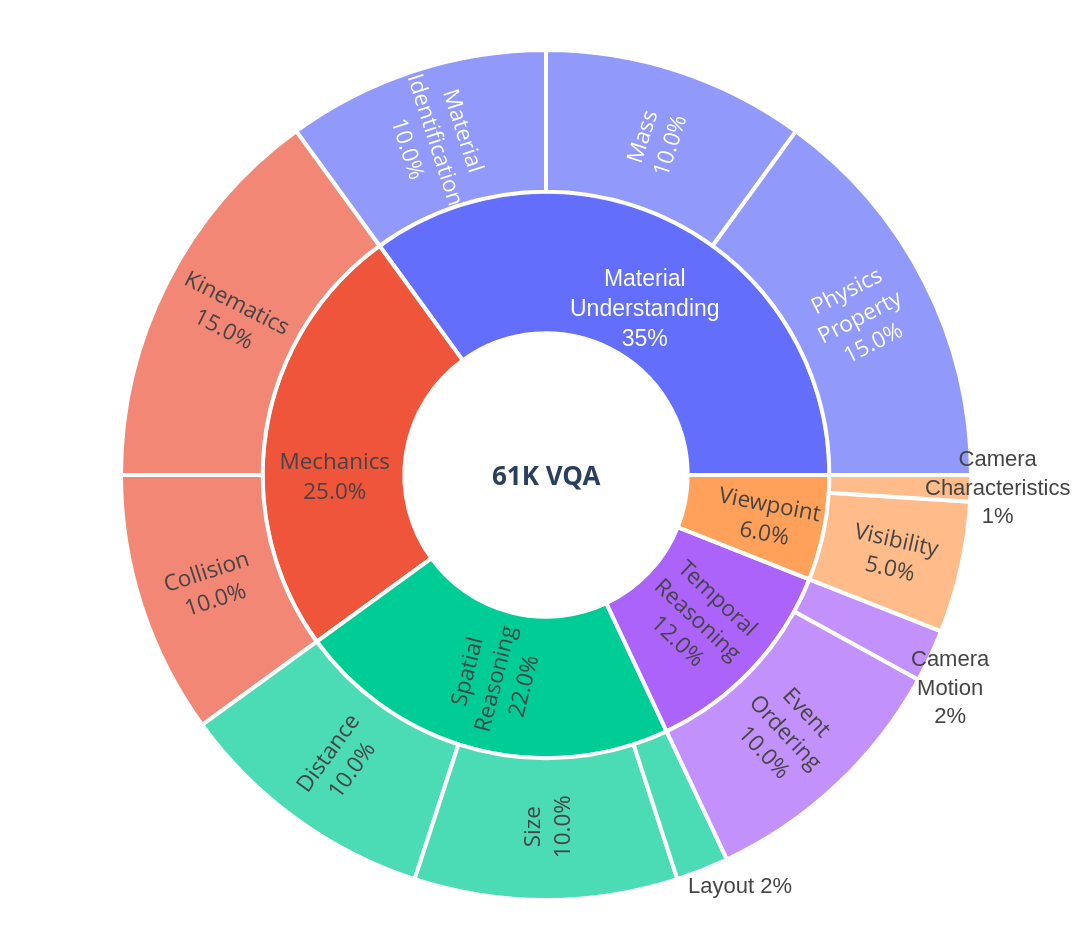

Here is the notebook cell this chart was saved with:
### Code cell
import json
import plotly.graph_objects as go

PATH_BAL_SUB = "/data0/sebastian.cavada/compositional-physics/tiny_vqa_deterministic/answering_questions/balancing_sub_categories.json"
PATH_DATA = "/data0/sebastian.cavada/compositional-physics/tiny_vqa_deterministic/simple_vqa.json"

CENTER_TEXT = "<b>61K VQA</b>"
PERCENT_MODE = "entry"  # or "parent"

# Label mappings
mapping_sub = {
    "visibility": "Visibility",
    "material_identification": "Material<br>Identification",
    "size": "Size",
    "camera_characteristics": "Camera<br>Characteristics",
    "physics_property": "Physics<br>Property",
    "kinematics": "Kinematics",
    "collision": "Collision",
    "mass": "Mass",
    "camera_motion": "Camera Motion",
    "layout": "Layout",
    "distance": "Distance",
    "event_ordering": "Event<br>Ordering",
}

mapping_cat = {
    "mechanics": "Mechanics",
    "spatial_reasoning": "Spatial<br>Reasoning",
    "visual_percetion": "Visual<br>Perception",
    "temporal": "Temporal<br>Reasoning",
    "view_point": "Viewpoint",
    "material_understanding": "Material<br>Understanding",
}

with open(PATH_BAL_SUB) as f:
    balancing = json.load(f)
with open(PATH_DATA) as f:
    data = json.load(f)

root_label = CENTER_TEXT
labels, parents, values = [root_label], [""], [0.0]
main_totals, subs_for_main = {}, {}

for main_cat, items in data.items():
    seen = set()
    for _, props in items.items():
        if isinstance(props, dict):
            sc = props.get("sub_category")
            if sc and sc in balancing:
                seen.add(sc)
    if not seen:
        continue
    total = sum(balancing[sc] for sc in seen)
    if total > 0:
        main_totals[main_cat] = total
        subs_for_main[main_cat] = sorted(seen)

for main_cat, total in main_totals.items():
    labels.append(mapping_cat.get(main_cat, main_cat))
    parents.append(root_label)
    values.append(total)

for main_cat, sc_list in subs_for_main.items():
    parent_label = mapping_cat.get(main_cat, main_cat)
    for sc in sc_list:
        labels.append(mapping_sub.get(sc, sc))
        parents.append(parent_label)
        values.append(balancing[sc])

values[0] = sum(main_totals.values())

if PERCENT_MODE == "parent":
    percent_token = "%{percentParent:.1%}"
    hover_label = "of parent"
else:
    percent_token = "%{percentEntry:.1%}"
    hover_label = "of total"

# labels[4] = "asdasd"

# Build the figure
fig = go.Figure(
    go.Sunburst(
        labels=labels,
        parents=parents,
        values=values,
        branchvalues="total",
        insidetextorientation="radial",
        textinfo="label+percent entry",
        texttemplate=[
            "" if i == 0 else "%{label}<br>" + percent_token  # hide center label
            for i in range(len(labels))
        ],
        textfont=dict(size=25),
        marker=dict(line=dict(color="white", width=4)),
    )
)

# Optional annotation in the center
if CENTER_TEXT:
    fig.add_annotation(
        text=f"{CENTER_TEXT}", showarrow=False, font=dict(size=26), x=0.5, y=0.5
    )

fig.update_layout(
    # title=dict(
    #     text="Distribution of Question Categories<br>and Subcategories",
    #     font=dict(size=26)
    # ),
    uniformtext=dict(minsize=22, mode="hide"),
    width=1150,
    height=950,
    margin=dict(t=50, l=50, r=50, b=50),
)

fig.update_traces(
    hovertemplate="<b>%{label}</b><br>"
    "Value: %{value:.4f}<br>"
    f"Percent {hover_label}: " + percent_token + "<extra></extra>"
)


# fixing what I didn't like before
fig.add_annotation(
    text="Material<br>Understanding<br>35%",  # your custom label
    x=0.6,
    y=0.75,  # position (normalized 0–1)
    showarrow=False,
    font=dict(size=23, color="white", family="Arial"),
    textangle=0,  # rotation in degrees
)

fig.add_annotation(
    text="Layout 2%",  # your custom label
    x=0.75,
    y=0.0,  # position (normalized 0–1)
    showarrow=False,
    font=dict(size=22, color="#444444", family="Arial"),
    textangle=0,  # rotation in degrees
)

fig.add_annotation(
    text="Camera<br>Motion<br>2%",  # your custom label
    x=0.95,
    y=0.2,  # position (normalized 0–1)
    showarrow=False,
    font=dict(size=22, color="#444444", family="Arial"),
    textangle=0,  # rotation in degrees
)

fig.add_annotation(
    text="Camera<br>Characteristics<br>1%",  # your custom label
    x=1.03,
    y=0.486,  # position (normalized 0–1)
    showarrow=False,
    font=dict(size=22, color="#444444", family="Arial"),
    textangle=0,  # rotation in degrees
)

fig.show()

### Figure 1 — Plotly figure (JSON) as saved in the notebook; plotly's stock layout.template omitted (floating-point values rounded to 4 significant figures)
{"data": [{"branchvalues": "total", "hovertemplate": "<b>%{label}</b><br>Value: %{value:.4f}<br>Percent of total: %{percentEntry:.1%}<extra></extra>", "insidetextorientation": "radial", "labels": ["<b>61K VQA</b>", "Spatial<br>Reasoning", "Mechanics", "Material<br>Understanding", "Viewpoint", "Temporal<br>Reasoning", "Distance", "Layout", "Size", "Collision", "Kinematics", "Mass", "Material<br>Identification", "Physics<br>Property", "Camera<br>Characteristics", "Visibility", "Camera Motion", "Event<br>Ordering"], "marker": {"line": {"color": "white", "width": 4}}, "parents": ["", "<b>61K VQA</b>", "<b>61K VQA</b>", "<b>61K VQA</b>", "<b>61K VQA</b>", "<b>61K VQA</b>", "Spatial<br>Reasoning", "Spatial<br>Reasoning", "Spatial<br>Reasoning", "Mechanics", "Mechanics", "Material<br>Understanding", "Material<br>Understanding", "Material<br>Understanding", "Viewpoint", "Viewpoint", "Temporal<br>Reasoning", "Temporal<br>Reasoning"], "textfont": {"size": 25}, "textinfo": "label+percent entry", "texttemplate": ["", "%{label}<br>%{percentEntry:.1%}", "%{label}<br>%{percentEntry:.1%}", "%{label}<br>%{percentEntry:.1%}", "%{label}<br>%{percentEntry:.1%}", "%{label}<br>%{percentEntry:.1%}", "%{label}<br>%{percentEntry:.1%}", "%{label}<br>%{percentEntry:.1%}", "%{label}<br>%{percentEntry:.1%}", "%{label}<br>%{percentEntry:.1%}", "%{label}<br>%{percentEntry:.1%}", "%{label}<br>%{percentEntry:.1%}", "%{label}<br>%{percentEntry:.1%}", "%{label}<br>%{percentEntry:.1%}", "%{label}<br>%{percentEntry:.1%}", "%{label}<br>%{percentEntry:.1%}", "%{label}<br>%{percentEntry:.1%}", "%{label}<br>%{percentEntry:.1%}"], "type": "sunburst", "values": [1, 0.22, 0.25, 0.35, 0.06, 0.12, 0.1, 0.02, 0.1, 0.1, 0.15, 0.1, 0.1, 0.15, 0.01, 0.05, 0.02, 0.1]}], "layout": {"annotations": [{"font": {"size": 26}, "showarrow": false, "text": "<b>61K VQA</b>", "x": 0.5, "y": 0.5}, {"font": {"color": "white", "family": "Arial", "size": 23}, "showarrow": false, "text": "Material<br>Understanding<br>35%", "textangle": 0, "x": 0.6, "y": 0.75}, {"font": {"color": "#444444", "family": "Arial", "size": 22}, "showarrow": false, "text": "Layout 2%", "textangle": 0, "x": 0.75, "y": 0}, {"font": {"color": "#444444", "family": "Arial", "size": 22}, "showarrow": false, "text": "Camera<br>Motion<br>2%", "textangle": 0, "x": 0.95, "y": 0.2}, {"font": {"color": "#444444", "family": "Arial", "size": 22}, "showarrow": false, "text": "Camera<br>Characteristics<br>1%", "textangle": 0, "x": 1.03, "y": 0.486}], "height": 950, "margin": {"b": 50, "l": 50, "r": 50, "t": 50}, "uniformtext": {"minsize": 22, "mode": "hide"}, "width": 1150}}
